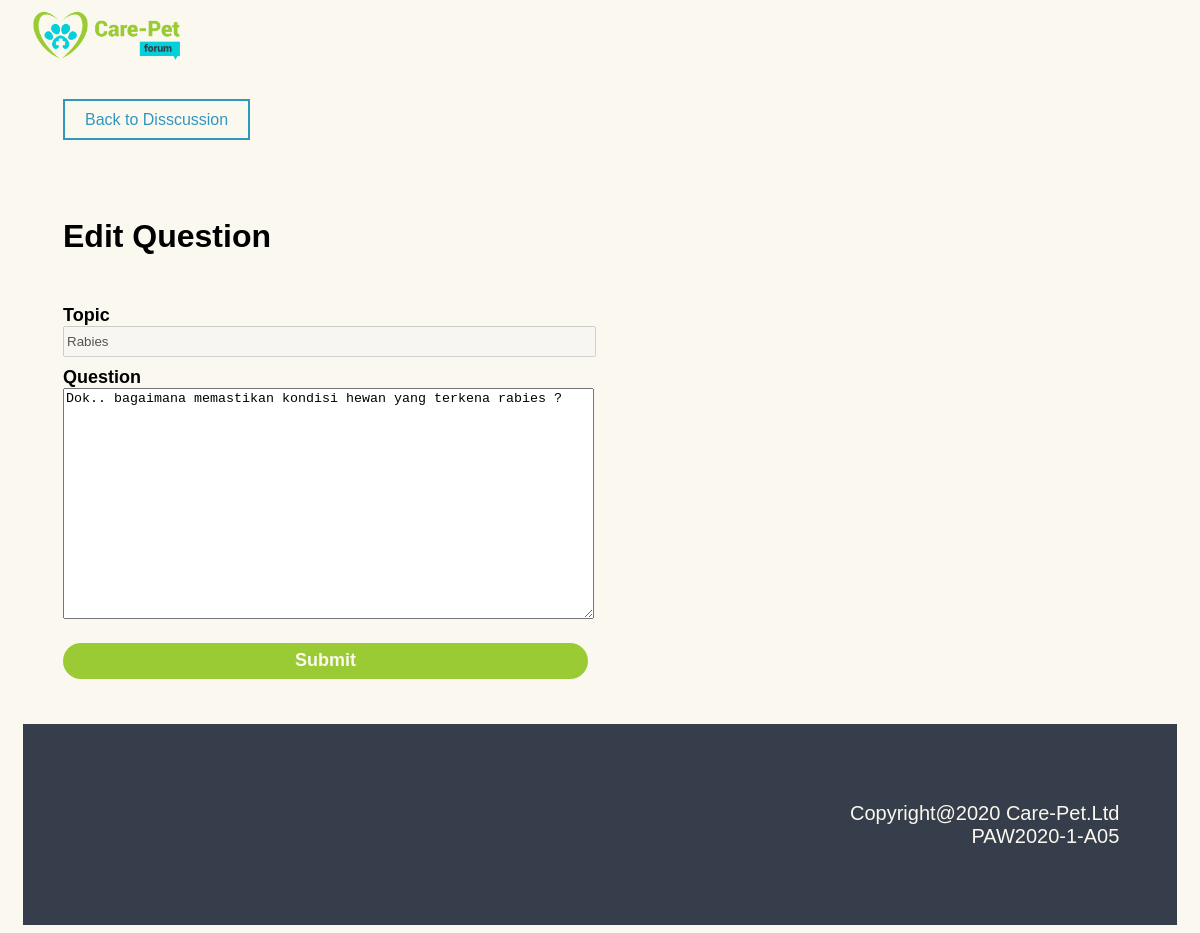
The page /edit.php?id_question=1 (signed in) on the database its author committed.
### tables this page shows
CREATE TABLE `question` (
  `id_question` int(11) NOT NULL,
  `id_user` int(11) DEFAULT NULL,
  `id_topic` int(11) DEFAULT NULL,
  `content_question` text DEFAULT NULL
);

CREATE TABLE `topic` (
  `id_topic` int(11) NOT NULL,
  `name_topic` varchar(255) DEFAULT NULL
);

### edit.php (the view, shortened to what this page needs)
<?php
$id_question = $_GET['id_question'];
?>
<!DOCTYPE html>
<html lang="en">
<head>
    <link rel="stylesheet" type="text/css" href="assets/css/styles.css">
</head>
<body>
    <?php
    include "pages/layout/userHeader.php"; ?>
    <div class="wrapper">&emsp;</div>
    <div class="container">
        <div class="question-box">
            <a href="index.php" class="btn-white">Back to Disscussion</a>
        </div>
        <?php
        include "system/connect.php";
        $sql = $db->query("SELECT * FROM question a, users b, topic c WHERE a.id_user=b.id_user AND c.id_topic=a.id_topic AND id_question=$id_question");
        foreach ($sql as $row) {
        ?>
            <div class="form-question">
                <h1>Edit Question</h1>
                <div class="form-field">
                    <form action="edit.php?id_question=<?= $id_question; ?>" method="POST">
                        <div class="field">
                            <br>
                        </div>
                        <div class="field">
                            <label>Topic</label>
                            <br>
                            <input type="text" name="name_topic" value="<?php echo "{$row['name_topic']}"; ?>" disabled>
                        </div>
                        <div class="field">
                            <label>Question</label>
                            <br>
                            <textarea name="content_question" cols="30" rows="15"><?php echo "{$row['content_question']}"; ?></textarea>
                        </div>
                        <input type="submit" value="Submit" class="btn-green">
                    </form>
                </div>
            </div>
        <?php } ?>
    </div>
    <div class="container">
        <div class="footer">
            <p>Copyright@2020 Care-Pet.Ltd <br> PAW2020-1-A05</p>
        </div>
    </div>
</body>
</html>

### assets/css/styles.css (style rules this page uses)
body { background-color: #fbf8ef; font-family: Arial, Helvetica, sans-serif; }
.container { padding-left: 15px; padding-right: 15px; }
.wrapper { clear: both; margin: 0px; }
.footer { background-color: #363e4b; vertical-align: middle; text-align: right; padding: 5%; margin: auto; }
.footer p { font-size: 20px; color: #fbf8ef; }
.question-box { width: 65%; float: left; padding: 25px 40px; }
.question-box a { margin-right: 10px; text-decoration: none; padding: 10px 20px; }
.question-box .btn-white { color: #3097bf; border: 2px solid #3097bf; }
.form-question { width: 65%; padding: 25px 40px; }
.form-question .form-field { padding: 10px 0; }
.form-question .form-field .btn-green { padding: 1% 5%; font-weight: bold; font-size: 18px; border-radius: 20px; margin-top: 10px; border: none; color: #fbf8ef; background-color: #9acb34; }
.form-question .form-field label { font-size: 18px; font-weight: bold; }
.form-question .form-field input, textarea { margin-bottom: 10px; min-height: 25px; width: 70%; }

### rows shown on the page
question: name_topic "Rabies", content_question "Dok.. bagaimana memastikan kondisi hewan yang terkena rabies ?"
